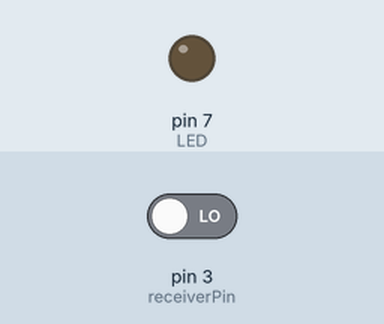
A program run on a simulated Arduino Pro Mini, built with avr-gcc and run on an emulated ATmega328P. On the bench: output pins drawn as LEDs (lit = HIGH). The test bench sets the inputs (shaded band); at power-on: pin 3 (receiverPin) LOW. Storage starts empty; the audio player accepts every command and is not drawn; what the program prints to the serial monitor is not drawn.

Above: at 1.2 s.
1.3 s: pin 3 (receiverPin) driven HIGH
At 2.4 s:
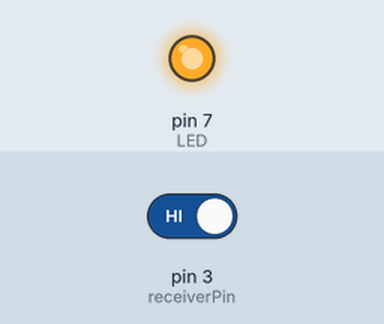
Timing chart, 0 to 4.3 s (numbered marks = the images above; inputs shaded):
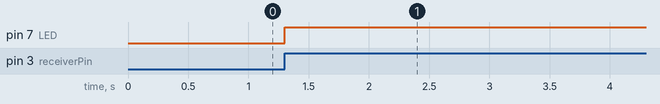

Measured:
- after the input at 1.3 s, pin 7 (LED): LOW → HIGH at once

The program:

main.cpp
```cpp
// This file conrols Rob's voice
// Use https://ttsmp3.com/ to record a message and download as mp3
// then use https://audio.online-convert.com/convert-to-wav to convert to wav
// using 8-bit, 16000 Hz, mono, PCM unsigned 8-bit settings

#include <Arduino.h>
#include <SD.h>
#include <SPI.h>
#include <TMRpcm.h>

const int SD_ChipSelectPin = 10;
const int speakerPin = 9;
const int receiverPin = 3;
const int LED = 7;
int audioFile = 0;

char file0[] = "APHrob.wav";
char file1[] = "rob2.wav";
char file2[] = "rob3.wav";
char* files[] = {file0, file1,file2};

TMRpcm audio;

void setup() {
  Serial.begin(9600);
  Serial.println("Starting");
  pinMode(receiverPin, INPUT);
  pinMode(LED, OUTPUT);

  audio.speakerPin = speakerPin;
  if (!SD.begin(SD_ChipSelectPin)) {
    Serial.println("SD fail");
    return;
  }
  audio.speakerPin = speakerPin;
  audio.setVolume(5);
}

void loop() {
  if (digitalRead(receiverPin) == HIGH) {
    audio.play(files[audioFile % 3]);
    audioFile++;
    digitalWrite(LED, HIGH);
    delay(10000);
    digitalWrite(LED, LOW);
  }
}
```
